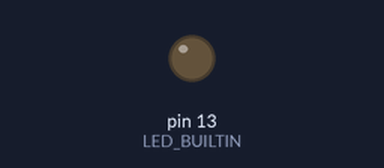
Simulated run of this sketch. Board: Arduino Uno, built with avr-gcc and run on an emulated ATmega328P. On the bench: output pins drawn as LEDs (lit = HIGH).

Above: at 0.15 s.
Timing chart, 0 to 1.6 s (numbered marks = the images above):
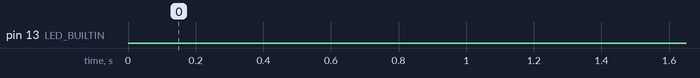

The sketch:

brightness.ino
```cpp
void setup() {
  pinMode(LED_BUILTIN, OUTPUT);
}

// the loop function runs over and over again forever
void loop() {
  digitalWrite(LED_BUILTIN, HIGH);
  delay(1);
  digitalWrite(LED_BUILTIN, LOW);
  delay(20);
}
```
